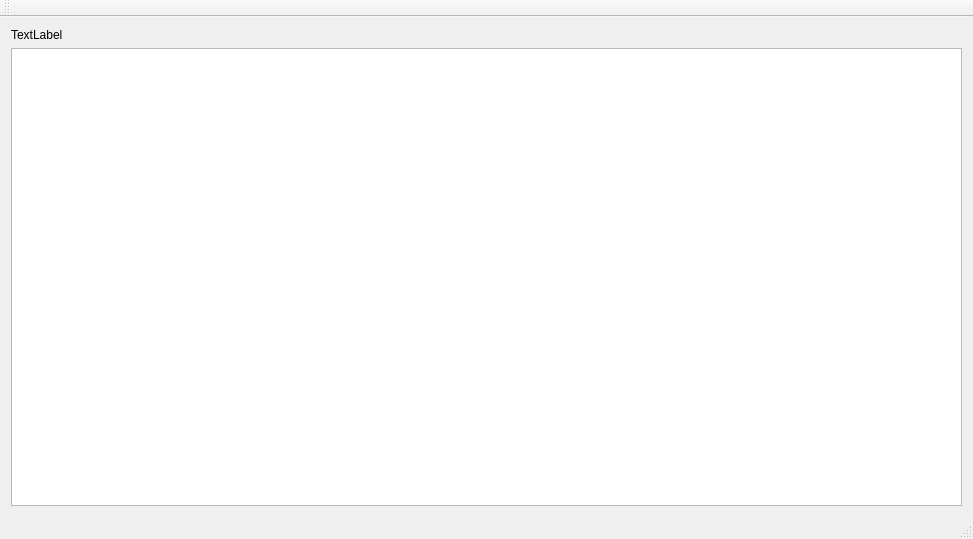
<?xml version="1.0" encoding="UTF-8"?>
<ui version="4.0">
 <class>MainWindow</class>
 <widget class="QMainWindow" name="MainWindow">
  <property name="geometry">
   <rect>
    <x>0</x>
    <y>0</y>
    <width>973</width>
    <height>539</height>
   </rect>
  </property>
  <property name="windowTitle">
   <string>MainWindow</string>
  </property>
  <widget class="QWidget" name="centralWidget">
   <layout class="QVBoxLayout" name="verticalLayout">
    <item>
     <widget class="QLabel" name="gif">
      <property name="maximumSize">
       <size>
        <width>16777215</width>
        <height>200</height>
       </size>
      </property>
      <property name="text">
       <string>TextLabel</string>
      </property>
      <property name="scaledContents">
       <bool>true</bool>
      </property>
     </widget>
    </item>
    <item>
     <widget class="QTextEdit" name="showMessage"/>
    </item>
   </layout>
  </widget>
  <widget class="QMenuBar" name="menuBar">
   <property name="geometry">
    <rect>
     <x>0</x>
     <y>0</y>
     <width>973</width>
     <height>25</height>
    </rect>
   </property>
  </widget>
  <widget class="QToolBar" name="mainToolBar">
   <attribute name="toolBarArea">
    <enum>TopToolBarArea</enum>
   </attribute>
   <attribute name="toolBarBreak">
    <bool>false</bool>
   </attribute>
  </widget>
  <widget class="QStatusBar" name="statusBar"/>
 </widget>
 <layoutdefault spacing="6" margin="11"/>
 <resources/>
 <connections/>
</ui>
